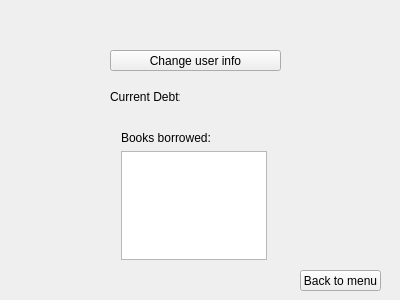
<?xml version="1.0" encoding="UTF-8"?>
<ui version="4.0">
 <class>MainWindow</class>
 <widget class="QMainWindow" name="MainWindow">
  <property name="geometry">
   <rect>
    <x>0</x>
    <y>0</y>
    <width>400</width>
    <height>300</height>
   </rect>
  </property>
  <property name="windowTitle">
   <string>Library</string>
  </property>
  <widget class="QWidget" name="centralWidget">
   <widget class="QStackedWidget" name="stackedWidget">
    <property name="geometry">
     <rect>
      <x>0</x>
      <y>10</y>
      <width>381</width>
      <height>281</height>
     </rect>
    </property>
    <property name="currentIndex">
     <number>3</number>
    </property>
    <widget class="QWidget" name="loggInnPage">
     <widget class="QWidget" name="formLayoutWidget_2">
      <property name="geometry">
       <rect>
        <x>120</x>
        <y>50</y>
        <width>160</width>
        <height>181</height>
       </rect>
      </property>
      <layout class="QFormLayout" name="formLayout_2">
       <item row="0" column="0">
        <widget class="QLabel" name="label_2">
         <property name="text">
          <string>Email</string>
         </property>
        </widget>
       </item>
       <item row="0" column="1">
        <widget class="QLineEdit" name="loginEmail"/>
       </item>
       <item row="1" column="0">
        <widget class="QLabel" name="label_7">
         <property name="text">
          <string>Password</string>
         </property>
        </widget>
       </item>
       <item row="1" column="1">
        <widget class="QLineEdit" name="loginPassword"/>
       </item>
       <item row="2" column="0" colspan="2">
        <widget class="QPushButton" name="loginBtn">
         <property name="text">
          <string>Login</string>
         </property>
        </widget>
       </item>
       <item row="3" column="0" colspan="2">
        <widget class="QPushButton" name="createNewUserBtn">
         <property name="text">
          <string>Create new user</string>
         </property>
        </widget>
       </item>
       <item row="4" column="0" colspan="2">
        <widget class="QLabel" name="loginValidationOutput">
         <property name="text">
          <string/>
         </property>
        </widget>
       </item>
      </layout>
     </widget>
     <widget class="QLabel" name="label_50">
      <property name="geometry">
       <rect>
        <x>140</x>
        <y>20</y>
        <width>111</width>
        <height>20</height>
       </rect>
      </property>
      <property name="text">
       <string>Welcome to the Library</string>
      </property>
     </widget>
    </widget>
    <widget class="QWidget" name="creatUserPage">
     <widget class="QWidget" name="formLayoutWidget">
      <property name="geometry">
       <rect>
        <x>100</x>
        <y>50</y>
        <width>201</width>
        <height>211</height>
       </rect>
      </property>
      <layout class="QFormLayout" name="formLayout">
       <item row="0" column="0">
        <widget class="QLabel" name="label_4">
         <property name="text">
          <string>Email</string>
         </property>
        </widget>
       </item>
       <item row="0" column="1">
        <widget class="QLineEdit" name="registrationEmail"/>
       </item>
       <item row="1" column="0">
        <widget class="QLabel" name="label_6">
         <property name="text">
          <string>Password</string>
         </property>
        </widget>
       </item>
       <item row="3" column="0" colspan="2">
        <widget class="QPushButton" name="createNewUserConfrimBtn">
         <property name="focusPolicy">
          <enum>Qt::ClickFocus</enum>
         </property>
         <property name="text">
          <string>Confirm</string>
         </property>
        </widget>
       </item>
       <item row="4" column="0" colspan="2">
        <widget class="QLabel" name="createNewUserValidationOutput">
         <property name="text">
          <string/>
         </property>
        </widget>
       </item>
       <item row="2" column="0">
        <widget class="QLabel" name="label_33">
         <property name="text">
          <string>Name</string>
         </property>
        </widget>
       </item>
       <item row="1" column="1">
        <widget class="QLineEdit" name="registrationPassword"/>
       </item>
       <item row="2" column="1">
        <widget class="QLineEdit" name="registrationName"/>
       </item>
      </layout>
     </widget>
     <widget class="QLabel" name="label_34">
      <property name="geometry">
       <rect>
        <x>160</x>
        <y>20</y>
        <width>121</width>
        <height>21</height>
       </rect>
      </property>
      <property name="text">
       <string>Create new user</string>
      </property>
     </widget>
     <widget class="QPushButton" name="createNewUserBackBtn">
      <property name="geometry">
       <rect>
        <x>300</x>
        <y>260</y>
        <width>81</width>
        <height>21</height>
       </rect>
      </property>
      <property name="text">
       <string>Back to login</string>
      </property>
     </widget>
    </widget>
    <widget class="QWidget" name="menyPage">
     <widget class="QWidget" name="verticalLayoutWidget">
      <property name="geometry">
       <rect>
        <x>100</x>
        <y>110</y>
        <width>181</width>
        <height>54</height>
       </rect>
      </property>
      <layout class="QVBoxLayout" name="verticalLayout">
       <item>
        <widget class="QPushButton" name="menyPageFindBtn">
         <property name="text">
          <string>Find book</string>
         </property>
        </widget>
       </item>
       <item>
        <widget class="QPushButton" name="menyPageMyProfileBtn">
         <property name="text">
          <string>My profile</string>
         </property>
        </widget>
       </item>
      </layout>
     </widget>
     <widget class="QPushButton" name="menyPageLogoutBtn">
      <property name="geometry">
       <rect>
        <x>280</x>
        <y>250</y>
        <width>101</width>
        <height>31</height>
       </rect>
      </property>
      <property name="text">
       <string>Log out</string>
      </property>
     </widget>
     <widget class="QLabel" name="label_3">
      <property name="geometry">
       <rect>
        <x>150</x>
        <y>70</y>
        <width>91</width>
        <height>31</height>
       </rect>
      </property>
      <property name="text">
       <string>Main menu user</string>
      </property>
     </widget>
    </widget>
    <widget class="QWidget" name="myProfilePage">
     <widget class="QWidget" name="formLayoutWidget_3">
      <property name="geometry">
       <rect>
        <x>110</x>
        <y>110</y>
        <width>168</width>
        <height>151</height>
       </rect>
      </property>
      <layout class="QFormLayout" name="formLayout_3">
       <item row="0" column="0">
        <widget class="QLabel" name="label_21">
         <property name="text">
          <string>Books borrowed:</string>
         </property>
        </widget>
       </item>
       <item row="1" column="0" colspan="2">
        <widget class="QListView" name="listView"/>
       </item>
      </layout>
     </widget>
     <widget class="QPushButton" name="myProfilePageChangeInfoBtn">
      <property name="geometry">
       <rect>
        <x>110</x>
        <y>40</y>
        <width>171</width>
        <height>21</height>
       </rect>
      </property>
      <property name="text">
       <string>Change user info</string>
      </property>
     </widget>
     <widget class="QPushButton" name="myProfilePageBackBtn">
      <property name="geometry">
       <rect>
        <x>300</x>
        <y>260</y>
        <width>81</width>
        <height>21</height>
       </rect>
      </property>
      <property name="text">
       <string>Back to menu</string>
      </property>
     </widget>
     <widget class="QLabel" name="profileGreeting">
      <property name="geometry">
       <rect>
        <x>110</x>
        <y>20</y>
        <width>171</width>
        <height>21</height>
       </rect>
      </property>
      <property name="text">
       <string/>
      </property>
     </widget>
     <widget class="QLabel" name="label_8">
      <property name="geometry">
       <rect>
        <x>110</x>
        <y>80</y>
        <width>70</width>
        <height>13</height>
       </rect>
      </property>
      <property name="text">
       <string>Current Debt: </string>
      </property>
     </widget>
     <widget class="QLabel" name="profileDebt">
      <property name="geometry">
       <rect>
        <x>180</x>
        <y>80</y>
        <width>90</width>
        <height>13</height>
       </rect>
      </property>
      <property name="text">
       <string/>
      </property>
     </widget>
    </widget>
    <widget class="QWidget" name="changeUserInfoPage">
     <widget class="QWidget" name="formLayoutWidget_13">
      <property name="geometry">
       <rect>
        <x>100</x>
        <y>60</y>
        <width>201</width>
        <height>171</height>
       </rect>
      </property>
      <layout class="QFormLayout" name="formLayout_13">
       <item row="0" column="0">
        <widget class="QLabel" name="label_37">
         <property name="text">
          <string>Change  email</string>
         </property>
        </widget>
       </item>
       <item row="0" column="1">
        <widget class="QLineEdit" name="changeUserEmail"/>
       </item>
       <item row="1" column="0">
        <widget class="QLabel" name="label_38">
         <property name="text">
          <string>Change password</string>
         </property>
        </widget>
       </item>
       <item row="1" column="1">
        <widget class="QLineEdit" name="changeUserPassword"/>
       </item>
       <item row="3" column="0" colspan="2">
        <widget class="QPushButton" name="changeUserInfoConfirmBtn">
         <property name="focusPolicy">
          <enum>Qt::ClickFocus</enum>
         </property>
         <property name="text">
          <string>Confirm</string>
         </property>
        </widget>
       </item>
       <item row="2" column="0">
        <widget class="QLabel" name="label">
         <property name="text">
          <string>Change name</string>
         </property>
        </widget>
       </item>
       <item row="2" column="1">
        <widget class="QLineEdit" name="changeUserName"/>
       </item>
       <item row="4" column="0" colspan="2">
        <widget class="QLabel" name="changeUserValidationOutput">
         <property name="text">
          <string/>
         </property>
        </widget>
       </item>
      </layout>
     </widget>
     <widget class="QLabel" name="label_36">
      <property name="geometry">
       <rect>
        <x>160</x>
        <y>30</y>
        <width>81</width>
        <height>21</height>
       </rect>
      </property>
      <property name="text">
       <string>Change user info</string>
      </property>
     </widget>
     <widget class="QPushButton" name="changeUserDataBackBtn">
      <property name="geometry">
       <rect>
        <x>300</x>
        <y>260</y>
        <width>81</width>
        <height>20</height>
       </rect>
      </property>
      <property name="text">
       <string>Back to profile</string>
      </property>
     </widget>
    </widget>
    <widget class="QWidget" name="findBookPage">
     <widget class="QWidget" name="formLayoutWidget_4">
      <property name="geometry">
       <rect>
        <x>20</x>
        <y>20</y>
        <width>160</width>
        <height>191</height>
       </rect>
      </property>
      <layout class="QFormLayout" name="formLayout_4">
       <item row="0" column="0">
        <widget class="QLabel" name="label_5">
         <property name="text">
          <string>Title/ISBN</string>
         </property>
        </widget>
       </item>
       <item row="0" column="1">
        <widget class="QLineEdit" name="lineEdit_4"/>
       </item>
       <item row="1" column="0" colspan="2">
        <widget class="QPushButton" name="findBookPageSearchBtn">
         <property name="text">
          <string>Search</string>
         </property>
        </widget>
       </item>
       <item row="2" column="0" colspan="2">
        <widget class="QListWidget" name="listWidget"/>
       </item>
       <item row="3" column="0" colspan="2">
        <widget class="QPushButton" name="findBookPageChooseBtn">
         <property name="text">
          <string>Choose book</string>
         </property>
        </widget>
       </item>
      </layout>
     </widget>
     <widget class="QPushButton" name="findBookPageBackBtn">
      <property name="geometry">
       <rect>
        <x>300</x>
        <y>260</y>
        <width>81</width>
        <height>21</height>
       </rect>
      </property>
      <property name="text">
       <string>Back to menu</string>
      </property>
     </widget>
     <widget class="QWidget" name="formLayoutWidget_5">
      <property name="geometry">
       <rect>
        <x>200</x>
        <y>20</y>
        <width>160</width>
        <height>194</height>
       </rect>
      </property>
      <layout class="QFormLayout" name="formLayout_5">
       <item row="0" column="0">
        <widget class="QLabel" name="label_9">
         <property name="text">
          <string>Book fee: </string>
         </property>
        </widget>
       </item>
       <item row="0" column="1">
        <widget class="QLineEdit" name="lineEdit_7"/>
       </item>
       <item row="1" column="0">
        <widget class="QLabel" name="label_10">
         <property name="text">
          <string>Title</string>
         </property>
        </widget>
       </item>
       <item row="2" column="0">
        <widget class="QLabel" name="label_11">
         <property name="text">
          <string>Author</string>
         </property>
        </widget>
       </item>
       <item row="3" column="0">
        <widget class="QLabel" name="label_12">
         <property name="text">
          <string>ISBN</string>
         </property>
        </widget>
       </item>
       <item row="4" column="0">
        <widget class="QLabel" name="label_13">
         <property name="text">
          <string>Genre</string>
         </property>
        </widget>
       </item>
       <item row="5" column="0">
        <widget class="QLabel" name="label_14">
         <property name="text">
          <string>Copyright date</string>
         </property>
        </widget>
       </item>
       <item row="6" column="0" colspan="2">
        <widget class="QGraphicsView" name="graphicsView"/>
       </item>
      </layout>
     </widget>
     <widget class="QPushButton" name="findBookPageDiscoveryBtn">
      <property name="geometry">
       <rect>
        <x>20</x>
        <y>220</y>
        <width>161</width>
        <height>31</height>
       </rect>
      </property>
      <property name="text">
       <string>Discover book(s)</string>
      </property>
     </widget>
     <widget class="QLabel" name="label_39">
      <property name="geometry">
       <rect>
        <x>170</x>
        <y>0</y>
        <width>71</width>
        <height>16</height>
       </rect>
      </property>
      <property name="text">
       <string>Find Book(s)</string>
      </property>
     </widget>
     <widget class="QPushButton" name="findBookPageConfirmBtn">
      <property name="geometry">
       <rect>
        <x>200</x>
        <y>220</y>
        <width>161</width>
        <height>31</height>
       </rect>
      </property>
      <property name="text">
       <string>Confirm</string>
      </property>
     </widget>
    </widget>
    <widget class="QWidget" name="discoveryPage">
     <widget class="QWidget" name="formLayoutWidget_9">
      <property name="geometry">
       <rect>
        <x>90</x>
        <y>40</y>
        <width>268</width>
        <height>211</height>
       </rect>
      </property>
      <layout class="QFormLayout" name="formLayout_9">
       <item row="0" column="0">
        <widget class="QLabel" name="label_18">
         <property name="text">
          <string>Author</string>
         </property>
        </widget>
       </item>
       <item row="0" column="1">
        <widget class="QLineEdit" name="lineEdit_9"/>
       </item>
       <item row="1" column="0">
        <widget class="QLabel" name="label_19">
         <property name="text">
          <string>Genre</string>
         </property>
        </widget>
       </item>
       <item row="2" column="0">
        <widget class="QLabel" name="label_20">
         <property name="text">
          <string>Copyright year</string>
         </property>
        </widget>
       </item>
       <item row="2" column="1">
        <widget class="QSpinBox" name="spinBox"/>
       </item>
       <item row="3" column="0" colspan="2">
        <widget class="QListWidget" name="listWidget_4"/>
       </item>
       <item row="4" column="0" colspan="2">
        <widget class="QPushButton" name="discoveryPageConfirmBtn">
         <property name="text">
          <string>Confirm</string>
         </property>
        </widget>
       </item>
       <item row="1" column="1">
        <widget class="QFontComboBox" name="fontComboBox">
         <property name="currentText">
          <string>press here</string>
         </property>
        </widget>
       </item>
      </layout>
     </widget>
     <widget class="QLabel" name="label_40">
      <property name="geometry">
       <rect>
        <x>190</x>
        <y>10</y>
        <width>81</width>
        <height>21</height>
       </rect>
      </property>
      <property name="text">
       <string>Discover book(s)</string>
      </property>
     </widget>
     <widget class="QPushButton" name="discoveryPageBackBtn">
      <property name="geometry">
       <rect>
        <x>290</x>
        <y>260</y>
        <width>91</width>
        <height>20</height>
       </rect>
      </property>
      <property name="text">
       <string>Back to find book</string>
      </property>
     </widget>
    </widget>
    <widget class="QWidget" name="showLibraryPage">
     <widget class="QWidget" name="formLayoutWidget_6">
      <property name="geometry">
       <rect>
        <x>120</x>
        <y>60</y>
        <width>160</width>
        <height>141</height>
       </rect>
      </property>
      <layout class="QFormLayout" name="formLayout_6">
       <item row="1" column="0" colspan="2">
        <widget class="QListWidget" name="listWidget_2"/>
       </item>
       <item row="2" column="0" colspan="2">
        <widget class="QPushButton" name="showLibraryConfirmBtn">
         <property name="text">
          <string>Confirm</string>
         </property>
        </widget>
       </item>
       <item row="0" column="0" colspan="2">
        <widget class="QLabel" name="label_15">
         <property name="text">
          <string>Book is available at library(s)</string>
         </property>
        </widget>
       </item>
      </layout>
     </widget>
     <widget class="QPushButton" name="showLibraryBackBtn">
      <property name="geometry">
       <rect>
        <x>290</x>
        <y>260</y>
        <width>91</width>
        <height>21</height>
       </rect>
      </property>
      <property name="text">
       <string>Back to find book</string>
      </property>
     </widget>
     <widget class="QLabel" name="label_41">
      <property name="geometry">
       <rect>
        <x>160</x>
        <y>30</y>
        <width>81</width>
        <height>16</height>
       </rect>
      </property>
      <property name="text">
       <string>Library overview</string>
      </property>
     </widget>
    </widget>
    <widget class="QWidget" name="checkoutPage">
     <widget class="QWidget" name="formLayoutWidget_7">
      <property name="geometry">
       <rect>
        <x>10</x>
        <y>30</y>
        <width>160</width>
        <height>123</height>
       </rect>
      </property>
      <layout class="QFormLayout" name="formLayout_7">
       <item row="0" column="0">
        <widget class="QLabel" name="label_16">
         <property name="text">
          <string>Current items</string>
         </property>
        </widget>
       </item>
       <item row="1" column="0" colspan="2">
        <widget class="QListWidget" name="listWidget_3"/>
       </item>
       <item row="2" column="0" colspan="2">
        <widget class="QPushButton" name="checkoutPageRemoveBtn">
         <property name="text">
          <string>Remove</string>
         </property>
        </widget>
       </item>
      </layout>
     </widget>
     <widget class="QWidget" name="formLayoutWidget_8">
      <property name="geometry">
       <rect>
        <x>200</x>
        <y>30</y>
        <width>160</width>
        <height>86</height>
       </rect>
      </property>
      <layout class="QFormLayout" name="formLayout_8">
       <item row="0" column="0">
        <widget class="QLabel" name="label_17">
         <property name="text">
          <string>Total cost</string>
         </property>
        </widget>
       </item>
       <item row="0" column="1">
        <widget class="QLineEdit" name="lineEdit_8"/>
       </item>
       <item row="2" column="0" colspan="2">
        <widget class="QPushButton" name="checkoutPageCheckoutBtn">
         <property name="text">
          <string>Checkout</string>
         </property>
        </widget>
       </item>
       <item row="1" column="0" colspan="2">
        <widget class="QPushButton" name="checkoutPageAddBtn">
         <property name="text">
          <string>Add another book</string>
         </property>
        </widget>
       </item>
      </layout>
     </widget>
     <widget class="QPushButton" name="checkoutPageCancelBtn">
      <property name="geometry">
       <rect>
        <x>320</x>
        <y>260</y>
        <width>61</width>
        <height>21</height>
       </rect>
      </property>
      <property name="text">
       <string>Cancel</string>
      </property>
     </widget>
     <widget class="QLabel" name="label_42">
      <property name="geometry">
       <rect>
        <x>170</x>
        <y>0</y>
        <width>41</width>
        <height>16</height>
       </rect>
      </property>
      <property name="text">
       <string>My cart</string>
      </property>
     </widget>
    </widget>
    <widget class="QWidget" name="adminFunctionPage">
     <widget class="QWidget" name="verticalLayoutWidget_4">
      <property name="geometry">
       <rect>
        <x>130</x>
        <y>80</y>
        <width>131</width>
        <height>112</height>
       </rect>
      </property>
      <layout class="QVBoxLayout" name="verticalLayout_4">
       <item>
        <widget class="QPushButton" name="adminFunctionPageNewAdminBtn">
         <property name="text">
          <string>Create/promote/demote</string>
         </property>
        </widget>
       </item>
       <item>
        <widget class="QPushButton" name="adminFunctionPageLibraryBtn">
         <property name="text">
          <string>Create new library</string>
         </property>
        </widget>
       </item>
       <item>
        <widget class="QPushButton" name="adminFunctionPageBookBtn">
         <property name="text">
          <string>Add new book</string>
         </property>
        </widget>
       </item>
       <item>
        <widget class="QPushButton" name="adminFunctionPageRemoveBookBtn">
         <property name="text">
          <string>Remove book</string>
         </property>
        </widget>
       </item>
      </layout>
     </widget>
     <widget class="QPushButton" name="adminFunctionPageBackBtn">
      <property name="geometry">
       <rect>
        <x>300</x>
        <y>260</y>
        <width>81</width>
        <height>21</height>
       </rect>
      </property>
      <property name="text">
       <string>Back to menu</string>
      </property>
     </widget>
     <widget class="QLabel" name="label_46">
      <property name="geometry">
       <rect>
        <x>160</x>
        <y>50</y>
        <width>81</width>
        <height>21</height>
       </rect>
      </property>
      <property name="text">
       <string>Admin functions</string>
      </property>
     </widget>
    </widget>
    <widget class="QWidget" name="removeBookPage">
     <widget class="QWidget" name="verticalLayoutWidget_3">
      <property name="geometry">
       <rect>
        <x>80</x>
        <y>40</y>
        <width>245</width>
        <height>171</height>
       </rect>
      </property>
      <layout class="QVBoxLayout" name="verticalLayout_3">
       <item>
        <layout class="QHBoxLayout" name="horizontalLayout">
         <item>
          <widget class="QFontComboBox" name="fontComboBox_2">
           <property name="currentText">
            <string>Choose a library</string>
           </property>
          </widget>
         </item>
        </layout>
       </item>
       <item>
        <layout class="QHBoxLayout" name="horizontalLayout_2"/>
       </item>
       <item>
        <layout class="QHBoxLayout" name="horizontalLayout_3">
         <item>
          <widget class="QListWidget" name="listWidget_5"/>
         </item>
        </layout>
       </item>
       <item>
        <widget class="QPushButton" name="removeBookPageRemoveBtn">
         <property name="text">
          <string>Remove</string>
         </property>
        </widget>
       </item>
      </layout>
     </widget>
     <widget class="QLabel" name="label_24">
      <property name="geometry">
       <rect>
        <x>170</x>
        <y>10</y>
        <width>71</width>
        <height>20</height>
       </rect>
      </property>
      <property name="text">
       <string>Remove books</string>
      </property>
     </widget>
     <widget class="QPushButton" name="removeBookPageBackBtn">
      <property name="geometry">
       <rect>
        <x>300</x>
        <y>260</y>
        <width>81</width>
        <height>20</height>
       </rect>
      </property>
      <property name="text">
       <string>Back to menu</string>
      </property>
     </widget>
     <widget class="QLabel" name="removeBookPageValidationOutput">
      <property name="geometry">
       <rect>
        <x>80</x>
        <y>210</y>
        <width>241</width>
        <height>16</height>
       </rect>
      </property>
      <property name="text">
       <string/>
      </property>
     </widget>
    </widget>
    <widget class="QWidget" name="newAdminPage">
     <widget class="QWidget" name="formLayoutWidget_10">
      <property name="geometry">
       <rect>
        <x>100</x>
        <y>60</y>
        <width>188</width>
        <height>191</height>
       </rect>
      </property>
      <layout class="QFormLayout" name="formLayout_10">
       <item row="0" column="0">
        <widget class="QLabel" name="label_22">
         <property name="text">
          <string>Email</string>
         </property>
        </widget>
       </item>
       <item row="0" column="1">
        <widget class="QLineEdit" name="adminPageEmail"/>
       </item>
       <item row="1" column="0">
        <widget class="QLabel" name="label_23">
         <property name="text">
          <string>Password</string>
         </property>
        </widget>
       </item>
       <item row="1" column="1">
        <widget class="QLineEdit" name="adminPagePassword"/>
       </item>
       <item row="2" column="0">
        <widget class="QLabel" name="label_35">
         <property name="text">
          <string>Name</string>
         </property>
        </widget>
       </item>
       <item row="2" column="1">
        <widget class="QLineEdit" name="adminPageName"/>
       </item>
       <item row="3" column="0" colspan="2">
        <widget class="QPushButton" name="adminPageConfirmBtn">
         <property name="text">
          <string>Confirm</string>
         </property>
        </widget>
       </item>
       <item row="4" column="0" colspan="2">
        <widget class="QLabel" name="adminPageValidationOutput">
         <property name="text">
          <string/>
         </property>
        </widget>
       </item>
      </layout>
     </widget>
     <widget class="QPushButton" name="adminPageBackBtn">
      <property name="geometry">
       <rect>
        <x>300</x>
        <y>260</y>
        <width>81</width>
        <height>20</height>
       </rect>
      </property>
      <property name="text">
       <string>Back to menu</string>
      </property>
     </widget>
     <widget class="QLabel" name="label_47">
      <property name="geometry">
       <rect>
        <x>120</x>
        <y>30</y>
        <width>151</width>
        <height>21</height>
       </rect>
      </property>
      <property name="text">
       <string>Create/promote/demote admin</string>
      </property>
     </widget>
    </widget>
    <widget class="QWidget" name="addBookPage">
     <widget class="QWidget" name="formLayoutWidget_11">
      <property name="geometry">
       <rect>
        <x>60</x>
        <y>50</y>
        <width>268</width>
        <height>181</height>
       </rect>
      </property>
      <layout class="QFormLayout" name="formLayout_11">
       <item row="0" column="0">
        <widget class="QLabel" name="label_25">
         <property name="text">
          <string>Choose library</string>
         </property>
        </widget>
       </item>
       <item row="0" column="1">
        <widget class="QFontComboBox" name="fontComboBox_3">
         <property name="currentText">
          <string>Choose library</string>
         </property>
        </widget>
       </item>
       <item row="1" column="0">
        <widget class="QLabel" name="label_26">
         <property name="text">
          <string>Title</string>
         </property>
        </widget>
       </item>
       <item row="2" column="0">
        <widget class="QLabel" name="label_27">
         <property name="text">
          <string>Author</string>
         </property>
        </widget>
       </item>
       <item row="3" column="0">
        <widget class="QLabel" name="label_28">
         <property name="text">
          <string>Genre</string>
         </property>
        </widget>
       </item>
       <item row="4" column="0">
        <widget class="QLabel" name="label_29">
         <property name="text">
          <string>Copyright year</string>
         </property>
        </widget>
       </item>
       <item row="5" column="0">
        <widget class="QLabel" name="label_30">
         <property name="text">
          <string>Book fee</string>
         </property>
        </widget>
       </item>
       <item row="1" column="1">
        <widget class="QLineEdit" name="lineEdit_12"/>
       </item>
       <item row="2" column="1">
        <widget class="QLineEdit" name="lineEdit_13"/>
       </item>
       <item row="4" column="1">
        <widget class="QSpinBox" name="spinBox_2"/>
       </item>
       <item row="5" column="1">
        <widget class="QSpinBox" name="spinBox_3"/>
       </item>
       <item row="3" column="1">
        <widget class="QFontComboBox" name="fontComboBox_4">
         <property name="currentText">
          <string>Choose genre</string>
         </property>
        </widget>
       </item>
       <item row="6" column="0" colspan="2">
        <widget class="QPushButton" name="addBookPageAddBtn">
         <property name="text">
          <string>Add book</string>
         </property>
        </widget>
       </item>
      </layout>
     </widget>
     <widget class="QPushButton" name="addBookPageBackBtn">
      <property name="geometry">
       <rect>
        <x>300</x>
        <y>260</y>
        <width>81</width>
        <height>21</height>
       </rect>
      </property>
      <property name="text">
       <string>Back to menu</string>
      </property>
     </widget>
     <widget class="QLabel" name="label_48">
      <property name="geometry">
       <rect>
        <x>160</x>
        <y>20</y>
        <width>71</width>
        <height>16</height>
       </rect>
      </property>
      <property name="text">
       <string>Add new Book</string>
      </property>
     </widget>
    </widget>
    <widget class="QWidget" name="addLibraryPage">
     <widget class="QWidget" name="formLayoutWidget_12">
      <property name="geometry">
       <rect>
        <x>120</x>
        <y>60</y>
        <width>160</width>
        <height>131</height>
       </rect>
      </property>
      <layout class="QFormLayout" name="formLayout_12">
       <item row="0" column="0">
        <widget class="QLabel" name="label_31">
         <property name="text">
          <string>Name</string>
         </property>
        </widget>
       </item>
       <item row="1" column="0">
        <widget class="QLabel" name="label_32">
         <property name="text">
          <string>Address</string>
         </property>
        </widget>
       </item>
       <item row="0" column="1">
        <widget class="QLineEdit" name="addLibraryName"/>
       </item>
       <item row="1" column="1">
        <widget class="QLineEdit" name="addLibraryAddress"/>
       </item>
       <item row="2" column="0" colspan="2">
        <widget class="QPushButton" name="addLibraryAddBtn">
         <property name="text">
          <string>Add library</string>
         </property>
        </widget>
       </item>
       <item row="3" column="0" colspan="2">
        <widget class="QLabel" name="addLibraryValidationOutput">
         <property name="text">
          <string/>
         </property>
        </widget>
       </item>
      </layout>
     </widget>
     <widget class="QPushButton" name="addLibraryBackBtn">
      <property name="geometry">
       <rect>
        <x>300</x>
        <y>260</y>
        <width>81</width>
        <height>21</height>
       </rect>
      </property>
      <property name="text">
       <string>Back to menu</string>
      </property>
     </widget>
     <widget class="QLabel" name="label_49">
      <property name="geometry">
       <rect>
        <x>170</x>
        <y>30</y>
        <width>51</width>
        <height>16</height>
       </rect>
      </property>
      <property name="text">
       <string>Add library</string>
      </property>
     </widget>
    </widget>
    <widget class="QWidget" name="adminPage">
     <widget class="QWidget" name="verticalLayoutWidget_2">
      <property name="geometry">
       <rect>
        <x>110</x>
        <y>80</y>
        <width>160</width>
        <height>83</height>
       </rect>
      </property>
      <layout class="QVBoxLayout" name="verticalLayout_2">
       <item>
        <widget class="QPushButton" name="adminPageFindBtn_2">
         <property name="text">
          <string>Find book</string>
         </property>
        </widget>
       </item>
       <item>
        <widget class="QPushButton" name="adminPageMyProfileBtn_2">
         <property name="text">
          <string>My profile</string>
         </property>
        </widget>
       </item>
       <item>
        <widget class="QPushButton" name="adminPageFunctionBtn">
         <property name="text">
          <string>Admin functions</string>
         </property>
        </widget>
       </item>
      </layout>
     </widget>
     <widget class="QPushButton" name="adminPageLogoutBtn_2">
      <property name="geometry">
       <rect>
        <x>280</x>
        <y>250</y>
        <width>101</width>
        <height>31</height>
       </rect>
      </property>
      <property name="text">
       <string>Log out</string>
      </property>
     </widget>
     <widget class="QLabel" name="label_43">
      <property name="geometry">
       <rect>
        <x>150</x>
        <y>40</y>
        <width>91</width>
        <height>31</height>
       </rect>
      </property>
      <property name="text">
       <string>Admin main menu</string>
      </property>
     </widget>
    </widget>
    <widget class="QWidget" name="confirmationPage">
     <widget class="QLabel" name="label_44">
      <property name="geometry">
       <rect>
        <x>150</x>
        <y>30</y>
        <width>91</width>
        <height>21</height>
       </rect>
      </property>
      <property name="text">
       <string>Confirmation page</string>
      </property>
     </widget>
     <widget class="QWidget" name="formLayoutWidget_14">
      <property name="geometry">
       <rect>
        <x>110</x>
        <y>60</y>
        <width>160</width>
        <height>141</height>
       </rect>
      </property>
      <layout class="QFormLayout" name="formLayout_14">
       <item row="0" column="0">
        <widget class="QLabel" name="label_45">
         <property name="text">
          <string>#order</string>
         </property>
        </widget>
       </item>
       <item row="0" column="1">
        <widget class="QLineEdit" name="lineEdit_18"/>
       </item>
       <item row="1" column="0" colspan="2">
        <widget class="QPushButton" name="confirmationPageBackBtn">
         <property name="text">
          <string>Back to main menu</string>
         </property>
        </widget>
       </item>
      </layout>
     </widget>
    </widget>
   </widget>
  </widget>
 </widget>
 <layoutdefault spacing="6" margin="11"/>
 <resources/>
 <connections/>
</ui>
